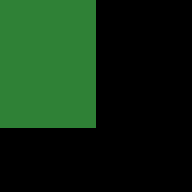

A 2D game scene composited from a Tiled map and its tileset images. What follows is a short description and the map's XML, with every tile layer's data as written:
An orthogonal 6x6 tile map with 32x32 px tiles, 11 tile layers (regions, input_tree_seed, output1_trees, output2_trees, ...), 4 tilesets.

<map version="1.0" orientation="orthogonal" renderorder="right-down" width="6" height="6" tilewidth="32" tileheight="32" nextobjectid="1">
 <tileset firstgid="1" source="../tiles/grass.tsx" />
 <tileset firstgid="19" source="../tiles/trees_pack.tsx" />
 <tileset firstgid="188" source="../tiles/trees_green.tsx" />
 <tileset firstgid="216" source="../tiles/trees_autumn.tsx" />
 <layer name="regions" width="6" height="6">
  <data encoding="csv">
11,11,11,0,0,0,
11,11,11,0,0,0,
11,11,11,0,0,0,
11,11,11,0,0,0,
0,0,0,0,0,0,
0,0,0,0,0,0
</data>
 </layer>
 <layer name="input_tree_seed" width="6" height="6">
  <data encoding="csv">
140,141,142,0,0,0,
153,154,155,0,0,0,
166,167,168,0,0,0,
179,180,181,0,0,0,
0,0,0,0,0,0,
0,0,0,0,0,0
</data>
 </layer>
 <layer name="output1_trees" width="6" height="6">
  <data encoding="csv">
192,193,194,0,0,0,
199,200,201,0,0,0,
206,207,208,0,0,0,
213,214,215,0,0,0,
0,0,0,0,0,0,
0,0,0,0,0,0
</data>
 </layer>
 <layer name="output2_trees" width="6" height="6">
  <data encoding="csv">
220,221,222,0,0,0,
227,228,229,0,0,0,
234,235,236,0,0,0,
241,242,243,0,0,0,
0,0,0,0,0,0,
0,0,0,0,0,0
</data>
 </layer>
 <layer name="output3_tmp" width="6" height="6">
  <data encoding="csv">
11,11,11,0,0,0,
11,11,11,0,0,0,
11,11,11,0,0,0,
11,11,11,0,0,0,
0,0,0,0,0,0,
0,0,0,0,0,0
</data>
 </layer>
 <layer name="output4_tmp" width="6" height="6">
  <data encoding="csv">
11,11,11,0,0,0,
11,11,11,0,0,0,
11,11,11,0,0,0,
11,11,11,0,0,0,
0,0,0,0,0,0,
0,0,0,0,0,0
</data>
 </layer>
 <layer name="output5_tmp" width="6" height="6">
  <data encoding="csv">
11,11,11,0,0,0,
11,11,11,0,0,0,
11,11,11,0,0,0,
11,11,11,0,0,0,
0,0,0,0,0,0,
0,0,0,0,0,0
</data>
 </layer>
 <layer name="output6_tmp" width="6" height="6">
  <data encoding="csv">
11,11,11,0,0,0,
11,11,11,0,0,0,
11,11,11,0,0,0,
11,11,11,0,0,0,
0,0,0,0,0,0,
0,0,0,0,0,0
</data>
 </layer>
 <layer name="output7_tmp" width="6" height="6">
  <data encoding="csv">
11,11,11,0,0,0,
11,11,11,0,0,0,
11,11,11,0,0,0,
11,11,11,0,0,0,
0,0,0,0,0,0,
0,0,0,0,0,0
</data>
 </layer>
 <layer name="output8_tmp" width="6" height="6">
  <data encoding="csv">
11,11,11,0,0,0,
11,11,11,0,0,0,
11,11,11,0,0,0,
11,11,11,0,0,0,
0,0,0,0,0,0,
0,0,0,0,0,0
</data>
 </layer>
 <layer name="output9_tmp" width="6" height="6">
  <data encoding="csv">
11,11,11,0,0,0,
11,11,11,0,0,0,
11,11,11,0,0,0,
11,11,11,0,0,0,
0,0,0,0,0,0,
0,0,0,0,0,0
</data>
 </layer>
</map>
